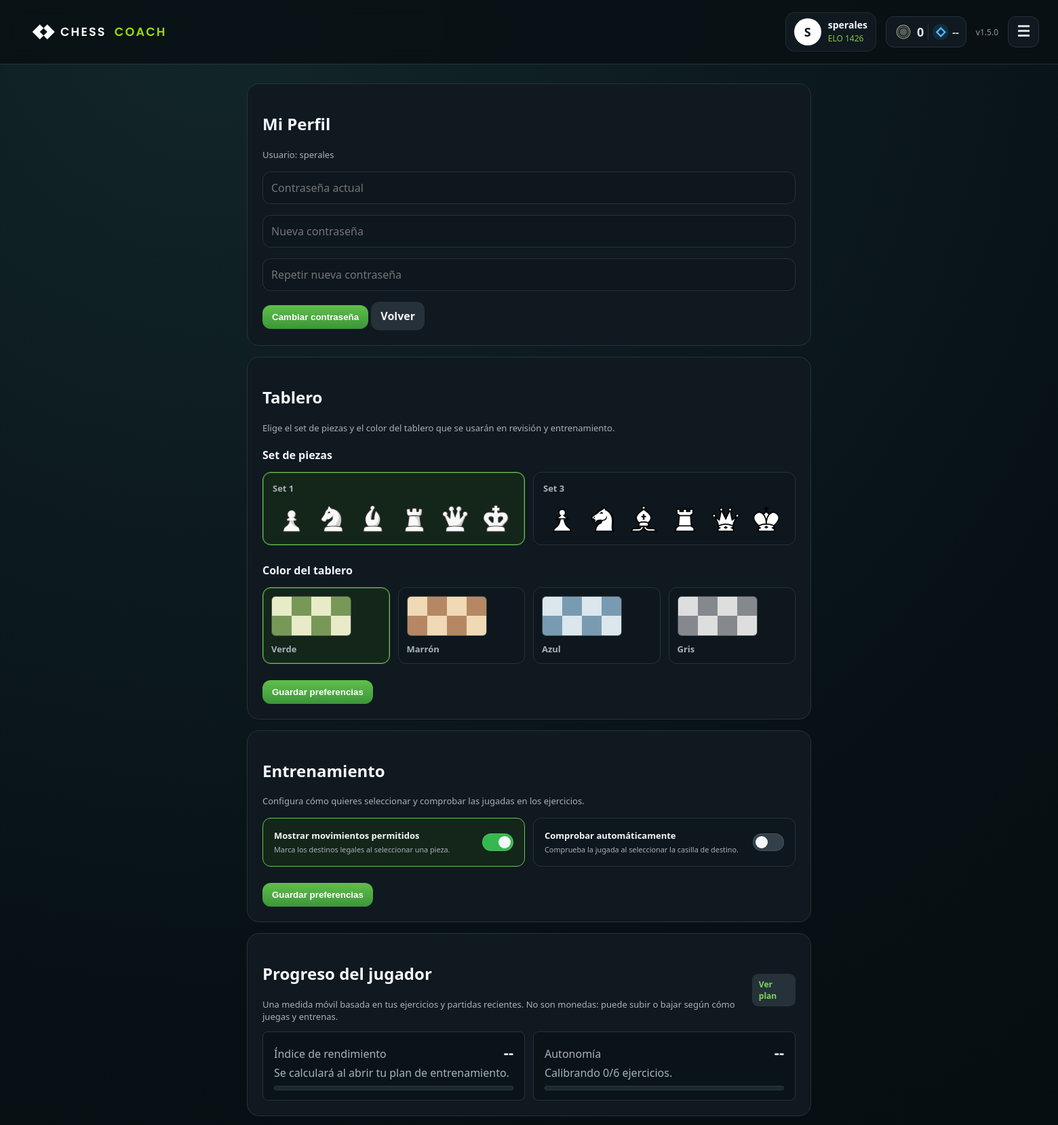
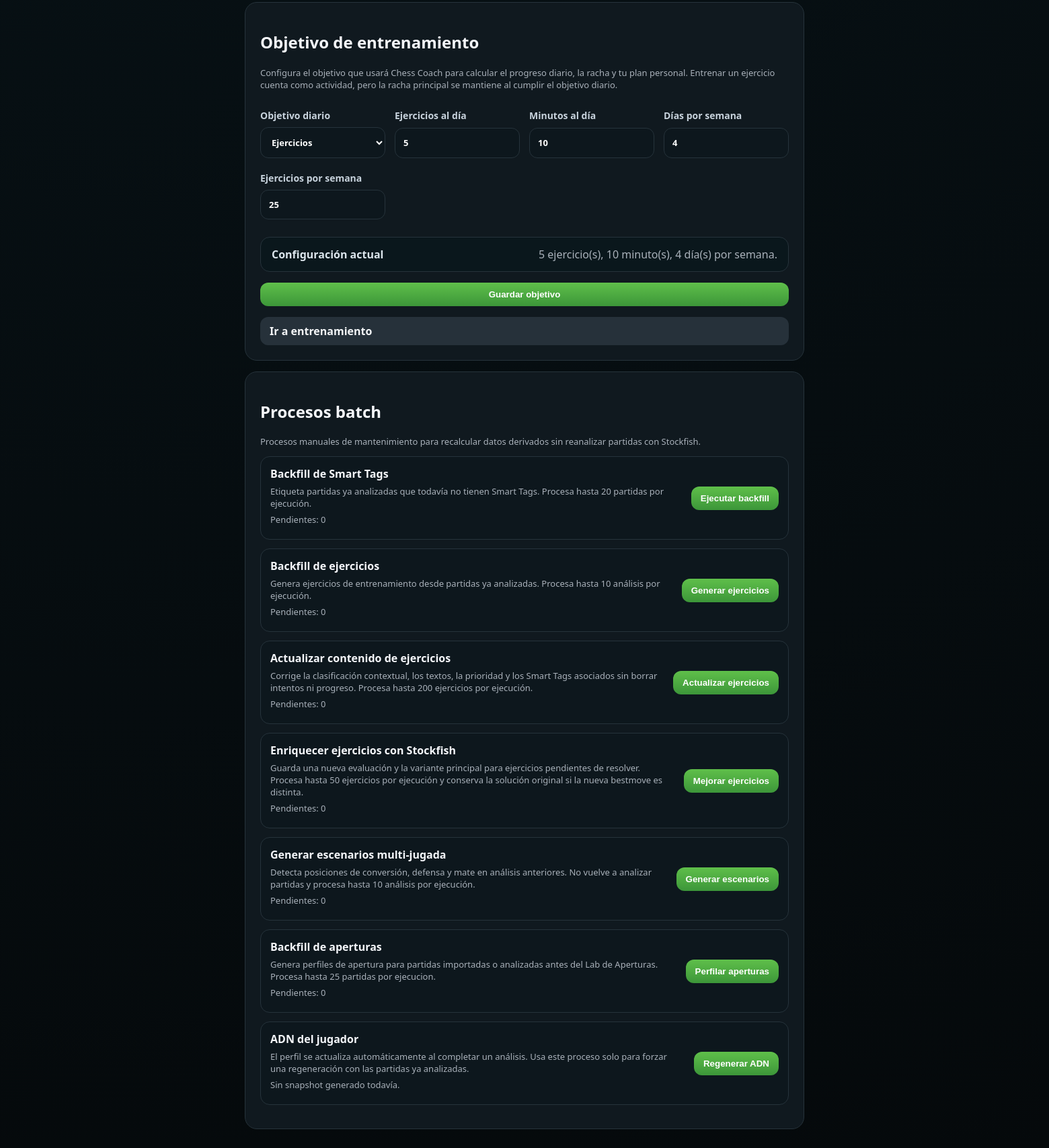
The app's page /profile.php (signed in) with its own data (2 pictures, top to bottom).
### tables this page shows
CREATE TABLE IF NOT EXISTS users (
  id INT UNSIGNED NOT NULL AUTO_INCREMENT,
  username VARCHAR(80) NOT NULL,
  password_hash VARCHAR(255) NOT NULL,
  piece_set VARCHAR(80) NOT NULL DEFAULT 'Set 1',
  board_theme VARCHAR(20) NOT NULL DEFAULT 'green',
  created_at TIMESTAMP NOT NULL DEFAULT CURRENT_TIMESTAMP,
  updated_at TIMESTAMP NULL DEFAULT NULL ON UPDATE CURRENT_TIMESTAMP,
  PRIMARY KEY (id),
  UNIQUE KEY uq_users_username (username)
);

### profile.php (the view, shortened to what the rows shown need)
<?php
require_once __DIR__.'/includes/auth.php';
require_once __DIR__.'/includes/helpers.php';
require_once __DIR__.'/includes/training.php';
require_once __DIR__.'/includes/pieces.php';
$u = require_login();
$assetVersion = (string)filemtime(__DIR__.'/assets/css/app.css');
$pieceSets = available_piece_sets();
$boardThemes = board_theme_options();
$currentBoardTheme = normalize_board_theme($u['board_theme'] ?? null);
?>
<!doctype html>
<html lang="es">
<head>
  <link rel="stylesheet" href="assets/css/app.css?v=<?=e($assetVersion)?>">
</head>
<body class="dark-shell <?=e(board_theme_class($currentBoardTheme))?>">
<?php header_bar('Chess Coach'); ?>
<div class="app-area">
  <main class="wrap">
    <section class="card">
      <h2>Mi Perfil</h2>
      <p class="muted">Usuario: <?=e($u['username'])?></p>
      <form method="post">
        <p><input type="password" name="current_password" placeholder="Contraseña actual" required></p>
        <p><input type="password" name="new_password" placeholder="Nueva contraseña" required></p>
        <p><input type="password" name="new_password2" placeholder="Repetir nueva contraseña" required></p>
        <button>Cambiar contraseña</button>
        <a class="btn secondary" href="app.php">Volver</a>
      </form>
    </section>
    <section class="card">
      <h2>Tablero</h2>
      <form method="post">
        <div class="piece-set-options">
          <?php foreach ($pieceSets as $set): ?>
            <label class="piece-set-option">
              <span>
                <strong><?=e($set)?></strong>
                <span class="piece-set-preview" aria-hidden="true">
                  <?php foreach (['wp','wn','wb','wr','wq','wk'] as $piece): ?>
                    <img src="<?=e(piece_set_asset_path($set))?><?=e($piece)?>.png" alt="" draggable="false">
                  <?php endforeach; ?>
                </span>
              </span>
            </label>
          <?php endforeach; ?>
        </div>
        <div class="board-theme-options">
          <?php foreach ($boardThemes as $theme => $label): ?>
            <label class="board-theme-option <?=e(board_theme_class($theme))?>">
              <span>
                <span class="board-theme-preview" aria-hidden="true">
                  <?php for ($square = 0; $square < 8; $square++): ?>
                    <i class="<?= (($square + intdiv($square, 4)) % 2) === 0 ? 'light' : 'dark' ?>"></i>
                  <?php endfor; ?>
                </span>
                <strong><?=e($label)?></strong>
              </span>
            </label>
          <?php endforeach; ?>
        </div>
      </form>
    </section>
    <section class="card training-preferences-card">
      <h2>Entrenamiento</h2>
    </section>
    <section class="card player-progress-card">
      <div class="panel-head">
        <div>
          <h2>Progreso del jugador</h2>
        </div>
      </div>
    </section>
    <section class="card training-goals-card">
      <h2>Objetivo de entrenamiento</h2>
    </section>
    <section class="card batch-card">
      <h2>Procesos batch</h2>
    </section>
  </main>
</div>
</body>
</html>

### includes/helpers.php (shortened to what the rows shown need)
<?php
require_once __DIR__ . '/config.php';
function e(?string $s): string { return htmlspecialchars($s ?? '', ENT_QUOTES, 'UTF-8'); }
function current_user_elo(): int {
  return (int)(app_config()['default_user_elo'] ?? 1426);
}
function header_bar(string $title='Chess Coach', string $brandHref='app.php'): void {
  $user = current_user();
  $displayName = e($user['username'] ?? 'Usuario');
  $initial = strtoupper(substr($user['username'] ?? 'U', 0, 1));
  $elo = current_user_elo();
  echo '<header class="topbar">';
  echo '<div class="user-pill"><div class="avatar">'.e($initial).'</div><div><strong>'.$displayName.'</strong><small>ELO '.$elo.'</small></div></div>';
  echo '<nav class="menu" id="userMenu">';
  echo '</nav></header>';
}

### records on screen
users: username "S", username "sperales", piece_set "Set 1", label "Verde"

### other values on screen
$elo "1426"
$days "0"
$v "1.5.0"
$set "Set 3"
$label "Marrón"
$label "Azul"
$label "Gris"
$autonomy['samples'] "0"
$autonomy['minimum_samples'] "6"
$trainingGoalSettings['daily_exercise_goal'] "5"
$trainingGoalSettings['daily_minutes_goal'] "10"
$trainingGoalSettings['weekly_training_days_goal'] "4"
$pendingSmartTags "0"
$pendingTrainingExercises "0"
$pendingTrainingContent "0"
